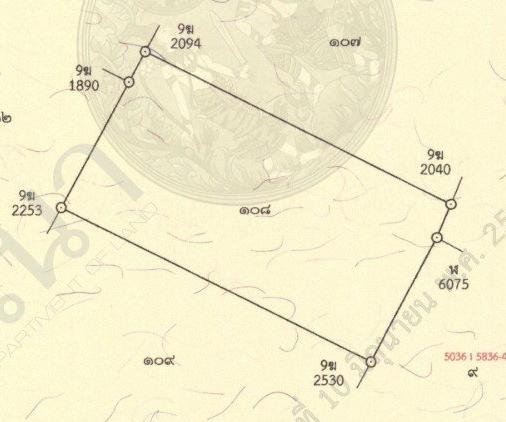
#> input picture research_results/object_detection/roboflow_cropped/03-108.jpg, 506 x 422 px; its folder holds only this picture in this run
$ python cv_on_cropped_image.py
#> lines starting #> are read from the running program, lines starting #| are printed output that depends on the picture; after the words box and inside, x2 and y2 are one past the last pixel; in counts of white or black regions, pixels touching at a corner belong together
import os
import cv2
import pytesseract
from pytesseract import Output
import numpy as np

script_dir = os.path.dirname(os.path.abspath(__file__))
input_folder = os.path.join(os.path.dirname(os.path.abspath(
    __file__)), '..','research_results','object_detection', 'roboflow_cropped')
output_folder = os.path.join(
    script_dir, '..', 'research_results', 'cv_updated_results',  'cv_on_cropped_image')

if not os.path.exists(output_folder):
    os.makedirs(output_folder)


def process_image(image_path: str, output_folder: str,
                           brightness_increase: int = 150,
                           gaussian_blur_kernel: tuple = (5, 5),
                           median_blur_kernel: int = 5,
                           canny_threshold1: int = 30,
                           canny_threshold2: int = 100,
                           min_contour_area: int = 100,
                           approx_poly_epsilon_factor: float = 0.02):
    """
    Processes an image to detect and highlight polygons by fading text,
    performing edge detection, and finding contours.

    Args:
        image_path: Path to the input image.
        output_folder: Path to the folder where the processed image will be saved.
        brightness_increase: Value to add to pixel intensity to increase brightness.
        gaussian_blur_kernel: Kernel size for Gaussian blur.
        median_blur_kernel: Kernel size for Median blur.
        canny_threshold1: Lower threshold for the Canny edge detector.
        canny_threshold2: Upper threshold for the Canny edge detector.
        min_contour_area: Minimum area of a contour to be considered a polygon.
        approx_poly_epsilon_factor: Factor multiplied by arc length for polygon approximation.
                                    Smaller values mean more vertices, larger mean fewer.
    """
#> called with brightness_increase = 80, gaussian_blur_kernel = (15, 15), median_blur_kernel = 9, canny_threshold1 = 50, canny_threshold2 = 150, min_contour_area = 200, approx_poly_epsilon_factor = 0.03
    if not os.path.exists(image_path):
        print(f"Error: Image not found at {image_path}")
        return

    if not os.path.isdir(output_folder):
        try:
            os.makedirs(output_folder)
            print(f"Created output folder: {output_folder}")
        except OSError as e:
            print(f"Error creating output folder {output_folder}: {e}")
            return

    try:
        # Load image
        image_name = os.path.basename(image_path).split('.')[0]
        image = cv2.imread(image_path)
#> image is the input picture: shape (422, 506, 3); mean B, G, R 204.7, 238.1, 244.1

        if image is None:
            print(f"Error: Could not load image from {image_path}. Check file format/corruption.")
            return

        # Convert to grayscale
        gray = cv2.cvtColor(image, cv2.COLOR_BGR2GRAY)
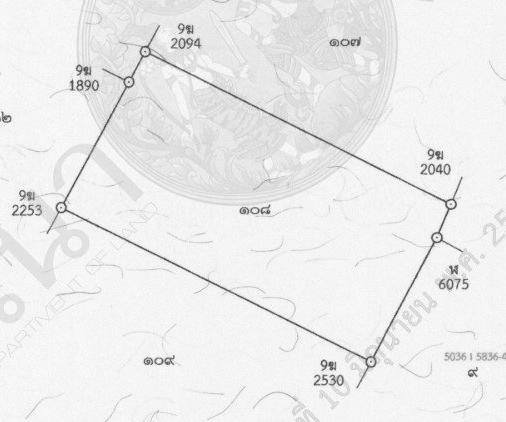
#> gray: shape (422, 506); min 50, max 253, mean 236.1

        # Step 1: Increase brightness and blur to fade text
        # Using np.clip to ensure values stay within 0-255 after addition
        bright = np.clip(gray + brightness_increase, 0, 255).astype(np.uint8)
        blurred = cv2.GaussianBlur(bright, gaussian_blur_kernel, 0)
        cleaned = cv2.medianBlur(blurred, median_blur_kernel)

        # Optional: Apply adaptive thresholding to further fade text (experimental)
        # _, cleaned_thresh = cv2.threshold(cleaned, 0, 255, cv2.THRESH_BINARY + cv2.THRESH_OTSU)
        # cleaned = cv2.bitwise_not(cleaned_thresh) # Invert if text is black on white

        # Step 2: Edge detection
        edges = cv2.Canny(cleaned, canny_threshold1, canny_threshold2)
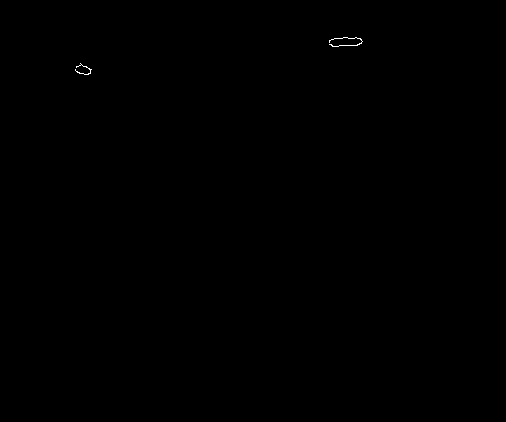
#> edges: shape (422, 506); 0.06% white in thin lines or dots, all inside (x1, y1, x2, y2) = (75, 37, 363, 75)

        # Step 3: Contour detection
        contours, hierarchy = cv2.findContours(
            edges, cv2.RETR_EXTERNAL, cv2.CHAIN_APPROX_SIMPLE) # RETR_EXTERNAL for outer contours
#> contours = 2 contours, all with area under 20

        # Draw only large and approximated contours
        output = image.copy()
        found_polygons_count = 0

        for cnt in contours:
            area = cv2.contourArea(cnt)
            if area > min_contour_area:
                perimeter = cv2.arcLength(cnt, True)
                # Approximate the contour to a polygon
                approx = cv2.approxPolyDP(cnt, approx_poly_epsilon_factor * perimeter, True)

                # Filter by number of vertices (e.g., at least 3 for a polygon)
                if len(approx) >= 3:
                    cv2.drawContours(output, [approx], -1, (0, 255, 0), 2)
                    found_polygons_count += 1
#> this loop made 2 passes
#> area on passes 1 to 2: 7, 6.5
#> after the loop, found_polygons_count = 0

        # Save the output image with contours
        output_name = os.path.join(output_folder, f"polygon_detected_{image_name}.jpg")
        cv2.imwrite(output_name, output)

        print(f"Processed image: {image_path}. Found {found_polygons_count} potential polygons. Result saved to: {output_name}")
#| Processed image: cv/../research_results/object_detection/roboflow_cropped/03-108.jpg. Found 0 potential polygons. Result saved to: cv/../research_results/cv_updated_results/testing/testing1/polygon_detected_03-108.jpg

    except cv2.error as e:
        print(f"OpenCV error processing {image_path}: {e}")
    except Exception as e:
        print(f"An unexpected error occurred processing {image_path}: {e}")


testing1_folder = os.path.join(
    script_dir, '..', 'research_results', 'cv_updated_results',  'testing', 'testing1')
testing2_folder = os.path.join(
    script_dir, '..', 'research_results', 'cv_updated_results', 'testing',  'testing2')
testing3_folder = os.path.join(
    script_dir, '..', 'research_results', 'cv_updated_results', 'testing', 'testing3')

os.makedirs(testing1_folder, exist_ok=True)
os.makedirs(testing2_folder, exist_ok=True)
os.makedirs(testing3_folder, exist_ok=True)


# Loop through all files in the input folder and process the images
for filename in os.listdir(input_folder):
    if filename.endswith(('.png', '.jpg', '.jpeg')):  # Process image files only
        image_path = os.path.join(input_folder, filename)

        process_image(
            image_path=image_path,
            output_folder=testing1_folder,
            brightness_increase=80,  # High brightness increase
            gaussian_blur_kernel=(15, 15),  # Strong blur to remove noise
            median_blur_kernel=9,  # Strong median blur to reduce smaller noise
            canny_threshold1=50,  # Higher Canny threshold to reduce excessive edges
            canny_threshold2=150,  # Higher second threshold to suppress minor edges
            min_contour_area=200,  # Large minimum contour area to filter small noise
            approx_poly_epsilon_factor=0.03  # Slightly higher epsilon for smoother contours
        )

        process_image(
            image_path=image_path,
            output_folder=testing2_folder,
            brightness_increase=80,  # High brightness increase
            gaussian_blur_kernel=(9, 9),  # Moderate blur to soften edges
            median_blur_kernel=7,  # Moderate median blur
            canny_threshold1=20,  # Lower Canny threshold to detect edges more conservatively
            canny_threshold2=100,  # Adjusted second threshold for edge refinement
            min_contour_area=100,  # Moderate minimum contour area for noise filtering
            approx_poly_epsilon_factor=0.02  # Balanced epsilon for contour approximation
        )
#> call 2 of process_image, with brightness_increase = 80, gaussian_blur_kernel = (9, 9), median_blur_kernel = 7, canny_threshold1 = 20, canny_threshold2 = 100, min_contour_area = 100, approx_poly_epsilon_factor = 0.02
#> in process_image (call 2), `edges = cv2.Canny(cleaned, canny_threshold1, canny_threshold2)`:
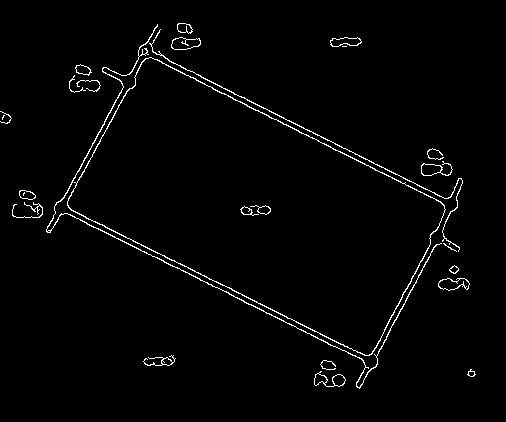
#> edges: shape (422, 506); 1.9% white in thin lines or dots, all inside (x1, y1, x2, y2) = (0, 23, 476, 389)
#> in process_image (call 2), `contours, hierarchy = cv2.findContours( edges, cv2.RETR_EXTERNAL, cv2...`: contours = 23 contours, 9 with area under 20; largest, box (x1, y1, x2, y2) and area: (67, 57, 446, 356) 58412, (46, 24, 442, 389) 302, (171, 37, 201, 50) 266, (438, 278, 470, 291) 254, (314, 371, 346, 387) 218
#> the loop in process_image (call 2), `for cnt in contours:` made 23 passes
#> (area, perimeter, approx) on pass 17: (58412.5, 1098.3, [[145, 58], [68, 207], [371, 354], [444, 205]])
#> after the loop in process_image (call 2), `for cnt in contours:`:
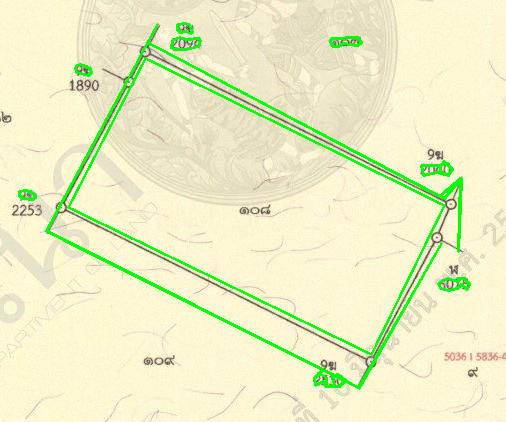
#> output: shape (422, 506, 3); 3.64% of pixels changed, all inside (x1, y1, x2, y2) = (18, 22, 471, 390)
#> after the loop in process_image (call 2), `for cnt in contours:`: found_polygons_count = 11
#| Processed image: cv/../research_results/object_detection/roboflow_cropped/03-108.jpg. Found 11 potential polygons. Result saved to: cv/../research_results/cv_updated_results/testing/testing2/polygon_detected_03-108.jpg
        process_image(
            image_path=image_path,
            output_folder=testing3_folder,
            brightness_increase=80,  # High brightness increase
            gaussian_blur_kernel=(5, 5),  # Minimal blur to retain edges and details
            median_blur_kernel=5,  # Mild median blur
            canny_threshold1=10,  # Lower Canny threshold to detect even faint edges
            canny_threshold2=60,  # Lower second threshold for more edge sensitivity
            min_contour_area=50,  # Smaller contour area threshold to catch fine details
            approx_poly_epsilon_factor=0.01  # Lower epsilon to keep more detailed contours
        )
#> call 3 of process_image, with brightness_increase = 80, gaussian_blur_kernel = (5, 5), median_blur_kernel = 5, canny_threshold1 = 10, canny_threshold2 = 60, min_contour_area = 50, approx_poly_epsilon_factor = 0.01
#> in process_image (call 3), `blurred = cv2.GaussianBlur(bright, gaussian_blur_kernel, 0)`:
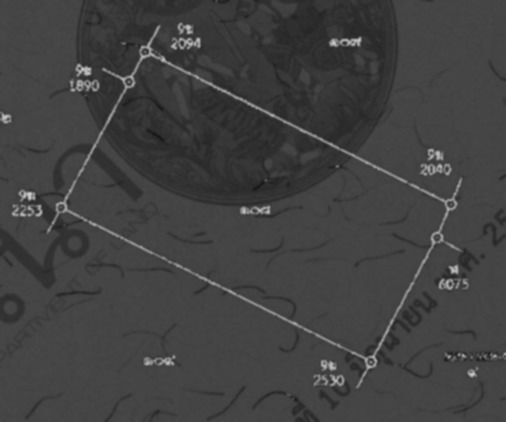
#> blurred: shape (422, 506); min 22, max 211, mean 65.4
#> in process_image (call 3), `edges = cv2.Canny(cleaned, canny_threshold1, canny_threshold2)`:
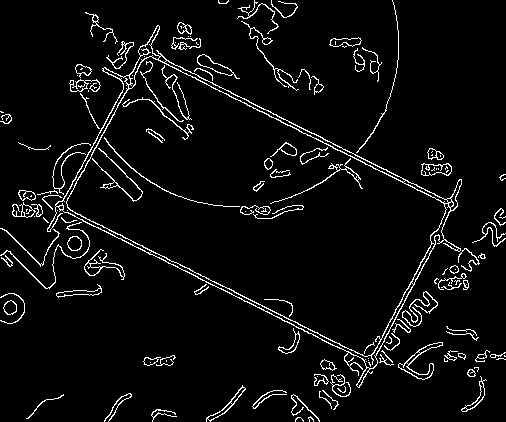
#> edges: shape (422, 506); 5.1% white in thin lines or dots
#> in process_image (call 3), `contours, hierarchy = cv2.findContours( edges, cv2.RETR_EXTERNAL, cv2...`: contours = 104 contours, 56 with area under 20; largest, box (x1, y1, x2, y2) and area: (47, 25, 462, 388) 63606, (398, 342, 443, 380) 360, (197, 54, 240, 79) 296, (421, 163, 452, 176) 284, (206, 385, 246, 422) 201
#> the loop in process_image (call 3), `for cnt in contours:` made 104 passes
#> (area, perimeter) on passes 11, 12, 19, 22, 31, 35, 38, 40: (201, 118.5), (151.5, 113.6), (97.5, 46.87), (75.5, 49.21), (359.5, 194.9), (124.5, 89.84), (139, 45.46), (74.5, 368.3)
#> after the loop in process_image (call 3), `for cnt in contours:`:
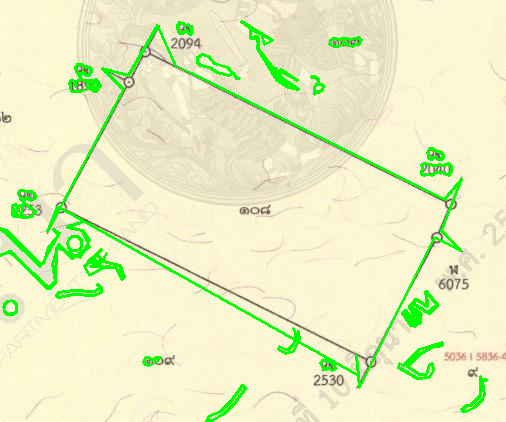
#> output: shape (422, 506, 3); 5.05% of pixels changed, all inside (x1, y1, x2, y2) = (0, 20, 488, 422)
#> after the loop in process_image (call 3), `for cnt in contours:`: found_polygons_count = 25
#| Processed image: cv/../research_results/object_detection/roboflow_cropped/03-108.jpg. Found 25 potential polygons. Result saved to: cv/../research_results/cv_updated_results/testing/testing3/polygon_detected_03-108.jpg
